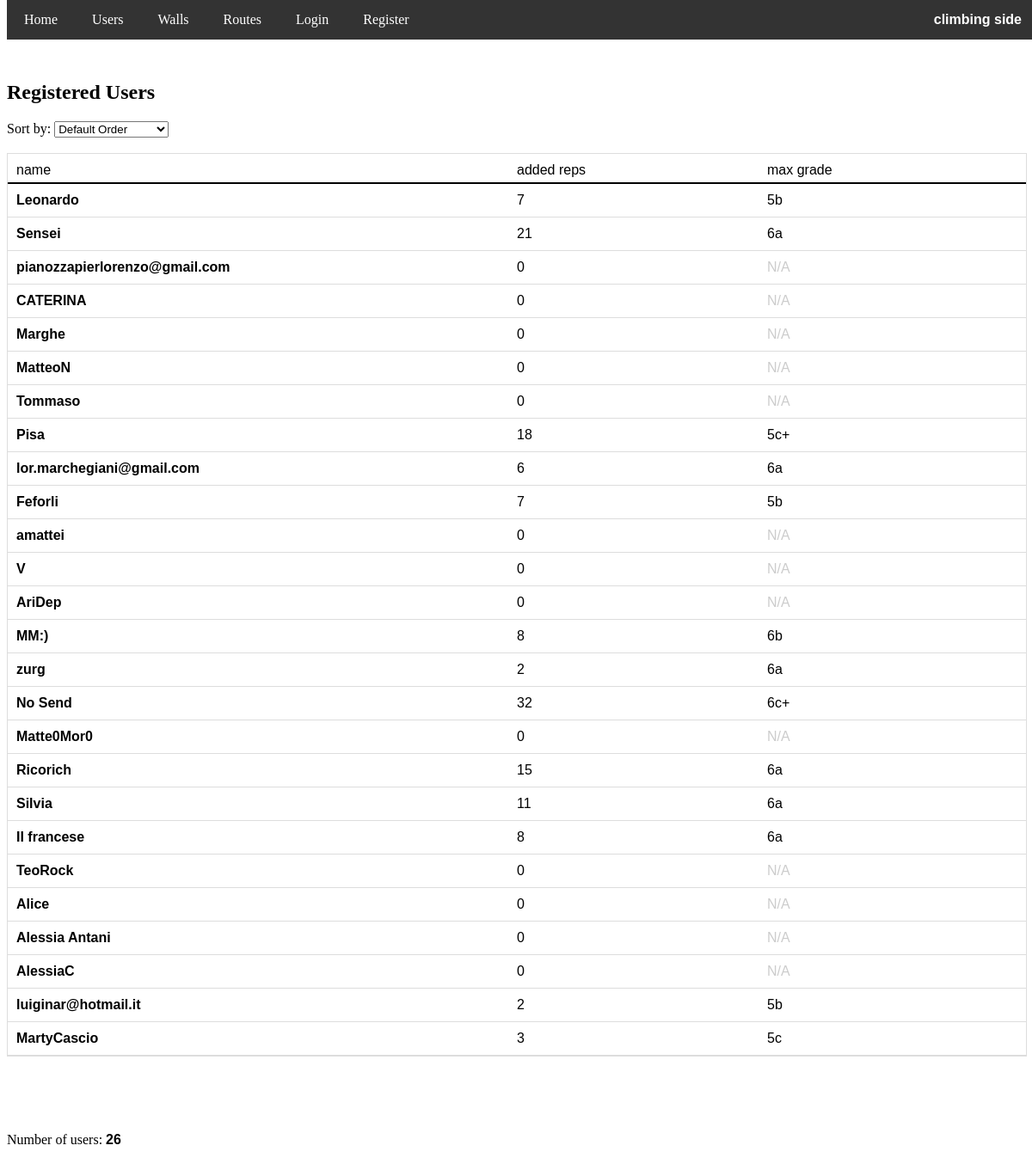
/users, run on an earlier commit of the app's database.
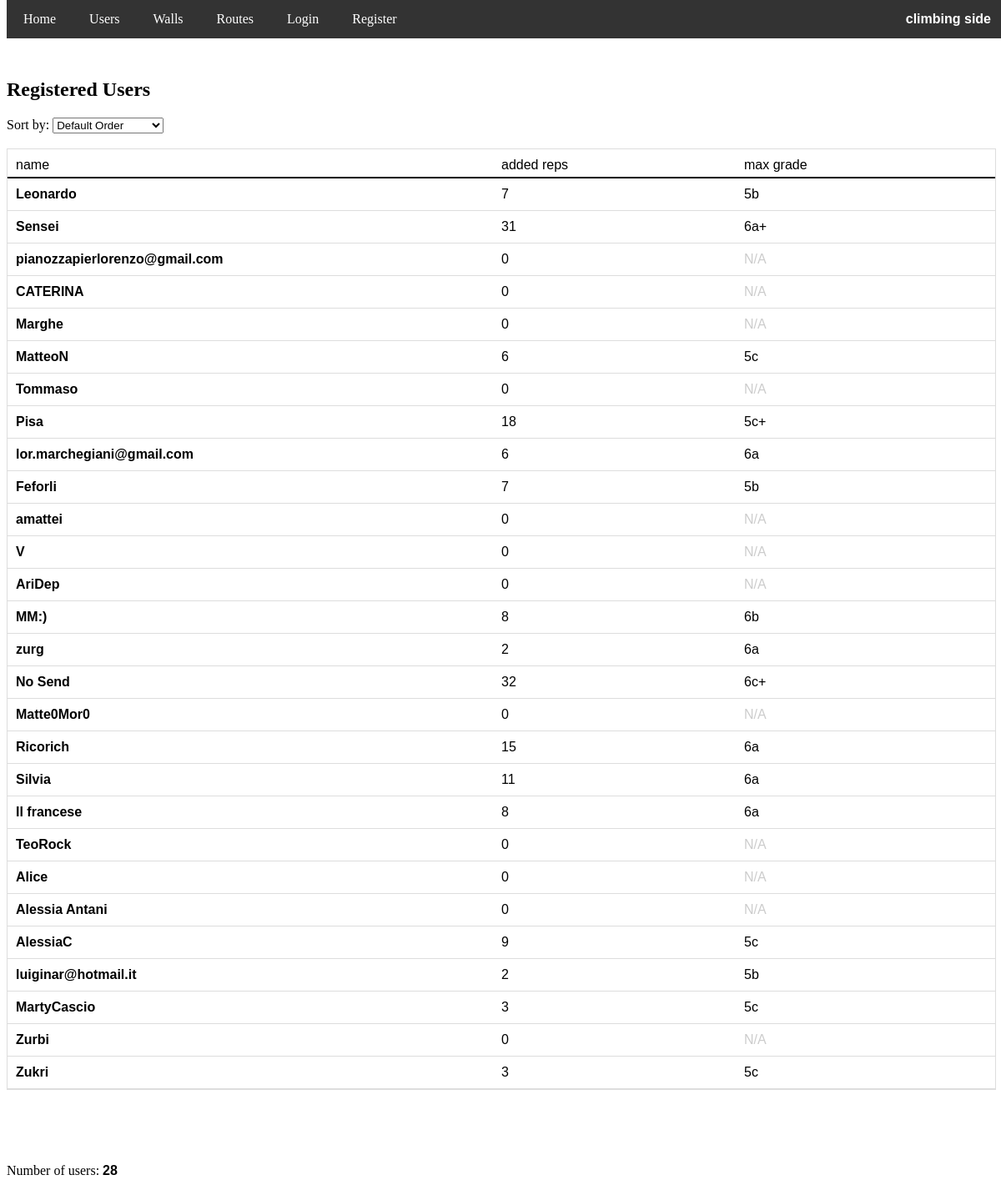
And on a later commit of the database.
### app/models.py (models this page shows, shortened)
class User(db.Model, UserMixin):
    id = db.Column(db.Integer, primary_key=True)
    username = db.Column(db.String(150), unique=True, nullable=False)
    password = db.Column(db.String(60), nullable=False)
    routes = db.relationship('Route', secondary=user_route, backref='users', lazy=True)

### app/users.py (the view)
@users.route('/users')
def users_list():
    sort_order = request.args.get('sort', 'default')
    users_with_stats = db.session.query(
    User.id, User.username,
    func.count(user_route.c.route_id).label('repetitions'),
    func.max(Route.grade).label('max_grade')
    ).outerjoin(user_route, User.id == user_route.c.user_id) \
    .outerjoin(Route, Route.id == user_route.c.route_id) \
    .group_by(User.id)
    if sort_order == 'alph':
        users_with_stats = users_with_stats.order_by(func.lower(User.username))
    elif sort_order == 'nreps':
        users_with_stats = users_with_stats.order_by(func.count(user_route.c.route_id).desc())
    elif sort_order == 'maxgrade':
        users_with_stats = users_with_stats.order_by(func.max(Route.grade).desc())
    else:
        users_with_stats = users_with_stats.order_by(User.id)
    users = users_with_stats.all()
    n_users = len(users)
    if current_user.is_authenticated:
        current_username = current_user.username
    else:
        current_username = None  # No logged-in user
    return render_template('users/users_list.html', users=users, current_username=current_username, sort_order=sort_order, n_users=n_users)

### app/templates/users/users_list.html (shortened to what this page needs)
<!DOCTYPE html>
<html lang="en">
<head>
    <link rel="stylesheet" href="{{ url_for('static', filename='styles.css') }}">
</head>
<body>
    {% if current_user.is_authenticated %}
        <div class="navbar" id="myNavbar">
            <span class="navbar-right"><b>climbing side</b></span>
            <a href="{{ url_for('home.homepage') }}">Home</a>
            <a href="{{ url_for('users.users_list') }}">Users</a>
            <a href="{{ url_for('routes.walls_list') }}">Walls</a>
            <a href="{{ url_for('routes.routes_list') }}">Routes</a>
            <a href="{{ url_for('users.user_page', user_id=current_user.id) }}">Profile</a>
            <a href="{{ url_for('users.logout') }}" onclick="return confirmLogout()" >Logout</a>
            <a href="javascript:void(0);" class="icon" onclick="toggleMenu()">&#9776;</a>
        </div>
    {% else %}
        <div class="navbar" id="myNavbar">
            <span class="navbar-right"><b>climbing side</b></span>
            <a href="{{ url_for('home.homepage') }}">Home</a>
            <a href="{{ url_for('users.users_list') }}">Users</a>
            <a href="{{ url_for('routes.walls_list') }}">Walls</a>
            <a href="{{ url_for('routes.routes_list') }}">Routes</a>
            <a href="{{ url_for('users.login') }}" >Login</a>
            <a href="{{ url_for('users.register') }}" >Register</a>
        </div>
    {% endif %}
    <br>
    <br>
    <div class="content">
    <h2>Registered Users</h2>
    <div>
        <label for="sort">Sort by:</label>
        <select id="sort" name="sort" onchange="window.location.href = '?sort=' + this.value;">
            <option value="default" {% if sort_order == 'default' %}selected{% endif %}>Default Order</option>
        </select>
    </div>
    <br>
    {% if users %}
        <div class="table" style="font-family: Verdana, sans-serif;">
            <div class="row" style="border-bottom: 2px solid black; padding-bottom: 5px;">
                <span style="flex-basis: 50%; "> name </span>
                <span> added reps </span>
                <span> max grade </span>
            </div>
            {% for user_row in users %}
            <div class="row" style="{% if current_username and user_row[1] == current_username %} background-color: rgba(15, 240, 5, 0.3); {% endif %}">
                <a href="{{ url_for('users.user_page', user_id=user_row[0]) }}" class="link6"> {{ user_row[1] }} </a>
                <span> {{ user_row[2] }} </span>
                <span style="color: {{ 'black' if user_row[3] else '#ccc' }}"> {{ user_row[3] or 'N/A' }} </span>
            </div>
            {% endfor %}
        </div>
        {% else %}
        <p>No users found.</p>
    {% endif %}
    <br>
    <br>
    <br>
    <br>
    <p> Number of users: <strong style="font-family: Verdana, sans-serif;">{{n_users}}</strong></p>
    <br>
    <br>
    <br>
    <br>
    </div>
</body>
</html>

### app/static/styles.css (style rules this page uses)
.link6 { color: black; font-weight: bold; text-decoration: none; }
.navbar { background-color: #333; overflow: hidden; position: fixed; top: 0; width: 100%; z-index: 9999; }
.navbar a { float: left; display: block; color: white; text-align: center; padding: 14px 20px; text-decoration: none; }
.navbar-right { float: right; color: white; padding: 14px 20px; text-align: center; font-family: Verdana, sans-serif; }
.content { padding-top: 30px; }

### app/templates/users/users_list.html (style rules this page uses)
.table { display: flex; flex-direction: column; width: 100%; border: 1px solid #ddd; }
.row { display: flex; padding: 10px; border-bottom: 1px solid #ddd; }
.row a { flex-basis: 50%; overflow-wrap: anywhere; word-break: normal; }
.row span { flex-basis: 25%; text-align: left; }

What changed in the data, as far as the page shows it:
computed for User "Sensei": user_row "21" → "31"; user_row "6a" → "6a+"
computed for User "MatteoN": id "0" → "6"; user_row "N/A" → "5c"
computed for User "AlessiaC": user_row "0" → "9"; user_row "N/A" → "5c"
added User: username "Zurbi", user_row "0", user_row "N/A"
added User: username "Zukri", user_row "3", user_row "5c"
Also different on the page:
{{ n_users }}: "26" → "28"
